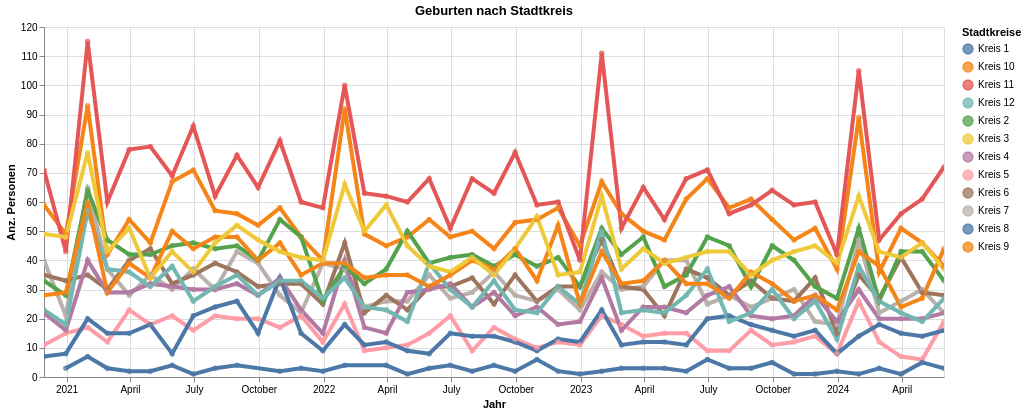

Notebook code for this chart:
### Code cell
myTitle="Geburten nach Stadtkreis"

highlight = alt.selection(type='single', on='mouseover',
                          fields=['KreisLang'], nearest=True)
#x='date:StichtagDatJahr',
base = alt.Chart(myAgg.loc["2020-11":latest_year_month].reset_index().query('sum_WBev>0'), title=myTitle).encode(
    x=alt.X('StichtagDat', axis=alt.Axis(title='Jahr'))# , axis=alt.Axis(format='%', title='percentage')
    , y=alt.X('sum_WBev', axis=alt.Axis(title='Anz. Personen'))
    , color=alt.Color('KreisLang', legend=alt.Legend(title="Stadtkreise", orient="right"))  
    ,tooltip=['StichtagDat', 'KreisLang', 'sum_WBev']    
)
points = base.mark_circle().encode(
    opacity=alt.value(0.75)
).add_selection(
    highlight
).properties(
    width=900 , height=350
)
lines = base.mark_line().encode(
    size=alt.condition(~highlight, alt.value(1.5), alt.value(4))
).interactive()

lines + points

### Figure 1 — Vega-Lite specification as saved in the notebook (floating-point values rounded to 4 significant figures; data arrays with more than 128 entries replaced by an {"elided": "..."} marker saying what was removed)
{"config": {"view": {"continuousWidth": 300, "continuousHeight": 300}}, "layer": [{"mark": {"type": "line"}, "encoding": {"color": {"field": "KreisLang", "legend": {"orient": "right", "title": "Stadtkreise"}, "type": "nominal"}, "size": {"condition": {"test": {"not": {"param": "param_1"}}, "value": 1.5}, "value": 4}, "tooltip": [{"field": "StichtagDat", "type": "temporal"}, {"field": "KreisLang", "type": "nominal"}, {"field": "sum_WBev", "type": "quantitative"}], "x": {"axis": {"title": "Jahr"}, "field": "StichtagDat", "type": "temporal"}, "y": {"axis": {"title": "Anz. Personen"}, "field": "sum_WBev", "type": "quantitative"}}, "name": "view_1", "title": "Geburten nach Stadtkreis"}, {"mark": {"type": "circle"}, "encoding": {"color": {"field": "KreisLang", "legend": {"orient": "right", "title": "Stadtkreise"}, "type": "nominal"}, "opacity": {"value": 0.75}, "tooltip": [{"field": "StichtagDat", "type": "temporal"}, {"field": "KreisLang", "type": "nominal"}, {"field": "sum_WBev", "type": "quantitative"}], "x": {"axis": {"title": "Jahr"}, "field": "StichtagDat", "type": "temporal"}, "y": {"axis": {"title": "Anz. Personen"}, "field": "sum_WBev", "type": "quantitative"}}, "name": "view_2", "title": "Geburten nach Stadtkreis"}], "data": {"name": "data-549c5576287ad257310f6e6014eef720"}, "height": 350, "params": [{"name": "param_2", "select": {"type": "interval", "encodings": ["x", "y"]}, "bind": "scales", "views": ["view_1"]}, {"name": "param_1", "select": {"type": "point", "fields": ["KreisLang"], "nearest": true, "on": "mouseover"}, "views": ["view_2"]}], "width": 900, "$schema": "https://vega.github.io/schema/vega-lite/v5.8.0.json", "datasets": {"data-549c5576287ad257310f6e6014eef720": {"elided": "513 records"}}}
